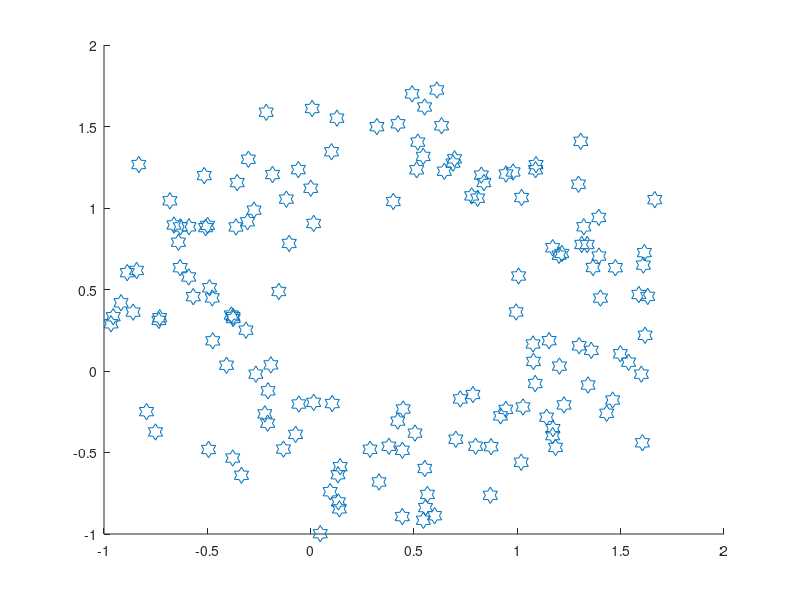

This figure's MATLAB source: (Note: this script raises an error after producing the figure.)
%=============================================================================
% Copyright (c) 2016-present Allan CORNET (Nelson)
%=============================================================================
% This file is part of Nelson.
%=============================================================================
% LICENCE_BLOCK_BEGIN
% SPDX-License-Identifier: LGPL-3.0-or-later
% LICENCE_BLOCK_END
%=============================================================================
% <--ADV-CLI MODE-->
%=============================================================================
close all
%=============================================================================
rng('default') % For reproducibility
figure();
theta = linspace(0, 2 * pi, 150);
x = sin(theta) + 0.75 * rand(1, 150);
y = cos(theta) + 0.75 * rand(1, 150);
sz = 140;
s = scatter(x, y, sz, 'h');
asserts.isequal(s.Marker, 'hexagram');
asserts.isequal(s.MarkerEdgeColor, 'flat');
asserts.isequal(s.MarkerFaceColor, 'none');
asserts.isequal(s.LineWidth, 0.5000);
asserts.isequal(s.XData, x);
asserts.isequal(s.YData, y);
asserts.isequal(s.SizeData, 140);
asserts.isequal(s.CData, [0.0660 0.4430 0.7450]);
%=============================================================================
close all
%=============================================================================
